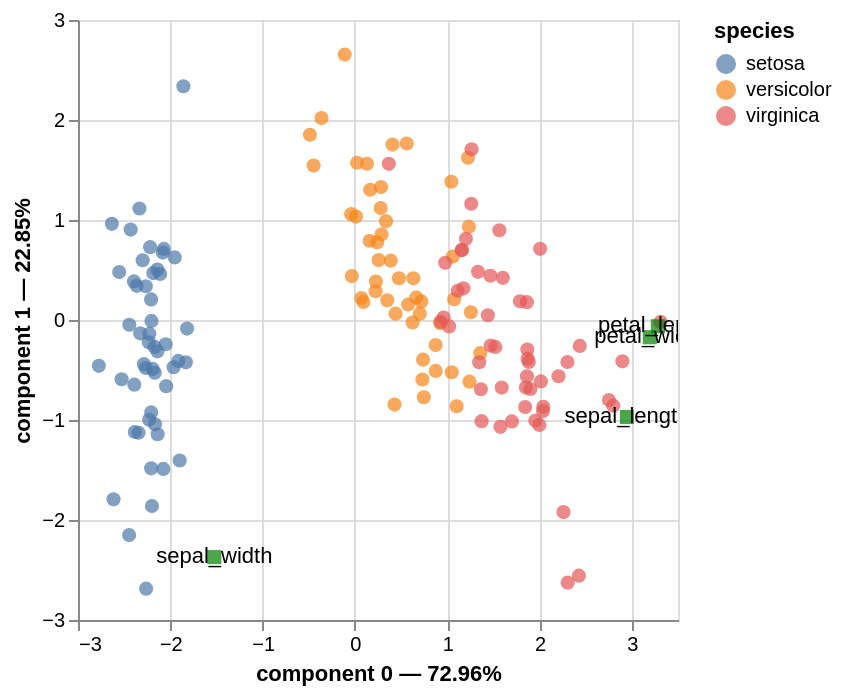

The code cell stored with this chart in its notebook:
### Markdown cell above
## 6. Biplot

Primero el gráfico interactivo de Prince (Altair). Debajo, el mismo plano con **matplotlib** por si el visor no muestra Altair.

**Nota:** `pca.plot` solo usa las variables con las que se ajustó el PCA; una columna `species` extra no entra en el gráfico y Altair falla al colorear. Pon la clase en el **índice** con nombre `species` (texto) para que `color_rows_by` funcione.

### Code cell
X_plot = X.copy()
X_plot.index = pd.Index(y.astype(str).to_numpy(), name="species")
pca.plot(
    X_plot,
    x_component=0,
    y_component=1,
    color_rows_by="species",
    show_row_markers=True,
    show_column_markers=True,
    show_row_labels=False,
    show_column_labels=True,
)

### Figure 1 — Vega-Lite specification as saved in the notebook (floating-point values rounded to 4 significant figures; data arrays with more than 128 entries replaced by an {"elided": "..."} marker saying what was removed)
{"config": {"view": {"continuousWidth": 300, "continuousHeight": 300}}, "layer": [{"data": {"name": "data-e662ced01919deb6d22c17ea8a2552b9"}, "mark": {"type": "circle", "size": 50}, "encoding": {"color": {"field": "species", "type": "nominal"}, "tooltip": [{"field": "species", "type": "nominal"}, {"field": "component 0", "type": "quantitative"}, {"field": "component 1", "type": "quantitative"}], "x": {"axis": {"title": "component 0 — 72.96%"}, "field": "component 0", "scale": {"zero": false}, "type": "quantitative"}, "y": {"axis": {"title": "component 1 — 22.85%"}, "field": "component 1", "scale": {"zero": false}, "type": "quantitative"}}, "name": "view_3"}, {"data": {"name": "data-dc92f17db6641e1e1c48ca34d3fcb042"}, "mark": {"type": "square", "color": "green", "size": 50}, "encoding": {"tooltip": [{"field": "variable", "type": "nominal"}], "x": {"field": "component 0", "scale": {"zero": false}, "type": "quantitative"}, "y": {"field": "component 1", "scale": {"zero": false}, "type": "quantitative"}}}, {"data": {"name": "data-dc92f17db6641e1e1c48ca34d3fcb042"}, "mark": {"type": "text"}, "encoding": {"text": {"field": "label", "type": "nominal"}, "tooltip": [{"field": "variable", "type": "nominal"}], "x": {"field": "component 0", "scale": {"zero": false}, "type": "quantitative"}, "y": {"field": "component 1", "scale": {"zero": false}, "type": "quantitative"}}}], "params": [{"name": "param_3", "select": {"type": "interval", "encodings": ["x", "y"]}, "bind": "scales", "views": ["view_3"]}], "$schema": "https://vega.github.io/schema/vega-lite/v5.8.0.json", "datasets": {"data-e662ced01919deb6d22c17ea8a2552b9": {"elided": "150 records"}, "data-dc92f17db6641e1e1c48ca34d3fcb042": [{"variable": "sepal_length", "component 0": 2.947, "component 1": -0.9693, "component 2": 0.2771, "component 3": 0.01841, "label": "sepal_length"}, {"variable": "sepal_width", "component 0": -1.523, "component 1": -2.371, "component 2": -0.09413, "component 3": -0.008701, "label": "sepal_width"}, {"variable": "petal_length", "component 0": 3.283, "component 1": -0.0629, "component 2": -0.05474, "component 3": -0.05646, "label": "petal_length"}, {"variable": "petal_width", "component 0": 3.195, "component 1": -0.1719, "component 2": -0.2443, "component 3": 0.03689, "label": "petal_width"}]}}
